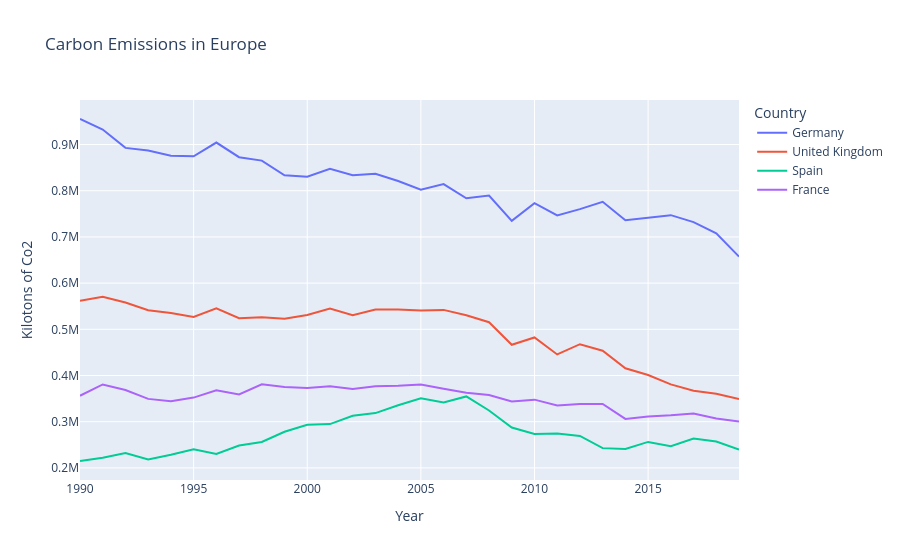

Notebook code for this chart:
### Code cell
fig = px.line(df_eu, y="Kilotons of Co2", x="Year", title='Carbon Emissions in Europe', color = 'Country')
fig.show()

### Figure 1 — Plotly figure (JSON) as saved in the notebook; plotly's stock layout.template omitted (floating-point values rounded to 4 significant figures)
{"data": [{"hovertemplate": "Country=Germany<br>Year=%{x}<br>Kilotons of Co2=%{y}<extra></extra>", "legendgroup": "Germany", "line": {"color": "#636efa", "dash": "solid"}, "marker": {"symbol": "circle"}, "mode": "lines", "name": "Germany", "orientation": "v", "showlegend": true, "type": "scatter", "x": [1990, 1991, 1992, 1993, 1994, 1995, 1996, 1997, 1998, 1999, 2000, 2001, 2002, 2003, 2004, 2005, 2006, 2007, 2008, 2009, 2010, 2011, 2012, 2013, 2014, 2015, 2016, 2017, 2018, 2019], "xaxis": "x", "y": [955300.0, 932600.0, 892800.0, 887100.0, 875900.0, 874700.0, 904300.0, 872600.0, 865200.0, 833600.0, 830300.0, 847700.0, 833400.0, 836800.0, 821100.0, 802400.0, 814400.0, 783800.0, 789700.0, 734800.0, 773100.0, 746500.0, 760100.0, 776200.0, 736000.0, 742300.0, 747200.0, 732200.0, 707700.0, 657400.0], "yaxis": "y"}, {"hovertemplate": "Country=United Kingdom<br>Year=%{x}<br>Kilotons of Co2=%{y}<extra></extra>", "legendgroup": "United Kingdom", "line": {"color": "#EF553B", "dash": "solid"}, "marker": {"symbol": "circle"}, "mode": "lines", "name": "United Kingdom", "orientation": "v", "showlegend": true, "type": "scatter", "x": [1990, 1991, 1992, 1993, 1994, 1995, 1996, 1997, 1998, 1999, 2000, 2001, 2002, 2003, 2004, 2005, 2006, 2007, 2008, 2009, 2010, 2011, 2012, 2013, 2014, 2015, 2016, 2017, 2018, 2019], "xaxis": "x", "y": [561800.0, 570700.0, 557900.0, 541400.0, 535200.0, 526800.0, 545500.0, 524200.0, 526000.0, 522800.0, 530900.0, 545300.0, 530800.0, 543000.0, 543100.0, 540900.0, 542100.0, 530500.0, 515300.0, 466500.0, 482400.0, 445600.0, 467800.0, 453800.0, 415600.0, 401100.0, 380800.0, 367000.0, 360700.0, 348900.0], "yaxis": "y"}, {"hovertemplate": "Country=Spain<br>Year=%{x}<br>Kilotons of Co2=%{y}<extra></extra>", "legendgroup": "Spain", "line": {"color": "#00cc96", "dash": "solid"}, "marker": {"symbol": "circle"}, "mode": "lines", "name": "Spain", "orientation": "v", "showlegend": true, "type": "scatter", "x": [1990, 1991, 1992, 1993, 1994, 1995, 1996, 1997, 1998, 1999, 2000, 2001, 2002, 2003, 2004, 2005, 2006, 2007, 2008, 2009, 2010, 2011, 2012, 2013, 2014, 2015, 2016, 2017, 2018, 2019], "xaxis": "x", "y": [215000.0, 222100.0, 232400.0, 218100.0, 228400.0, 240600.0, 230100.0, 248600.0, 256200.0, 278300.0, 293300.0, 294800.0, 312800.0, 318700.0, 335600.0, 350500.0, 341800.0, 354700.0, 324300.0, 287500.0, 273200.0, 274400.0, 269300.0, 242800.0, 241000.0, 256300.0, 247000.0, 263500.0, 257000.0, 240000.0], "yaxis": "y"}, {"hovertemplate": "Country=France<br>Year=%{x}<br>Kilotons of Co2=%{y}<extra></extra>", "legendgroup": "France", "line": {"color": "#ab63fa", "dash": "solid"}, "marker": {"symbol": "circle"}, "mode": "lines", "name": "France", "orientation": "v", "showlegend": true, "type": "scatter", "x": [1990, 1991, 1992, 1993, 1994, 1995, 1996, 1997, 1998, 1999, 2000, 2001, 2002, 2003, 2004, 2005, 2006, 2007, 2008, 2009, 2010, 2011, 2012, 2013, 2014, 2015, 2016, 2017, 2018, 2019], "xaxis": "x", "y": [356200.0, 380600.0, 368600.0, 349400.0, 344400.0, 352200.0, 367900.0, 359100.0, 381100.0, 374900.0, 373100.0, 376700.0, 371000.0, 376700.0, 377800.0, 380700.0, 371500.0, 362800.0, 358000.0, 343700.0, 347800.0, 335100.0, 338400.0, 338600.0, 306100.0, 311300.0, 313900.0, 317800.0, 307000.0, 300500.0], "yaxis": "y"}], "layout": {"legend": {"title": {"text": "Country"}, "tracegroupgap": 0}, "title": {"text": "Carbon Emissions in Europe"}, "xaxis": {"anchor": "y", "domain": [0, 1], "title": {"text": "Year"}}, "yaxis": {"anchor": "x", "domain": [0, 1], "title": {"text": "Kilotons of Co2"}}}}
